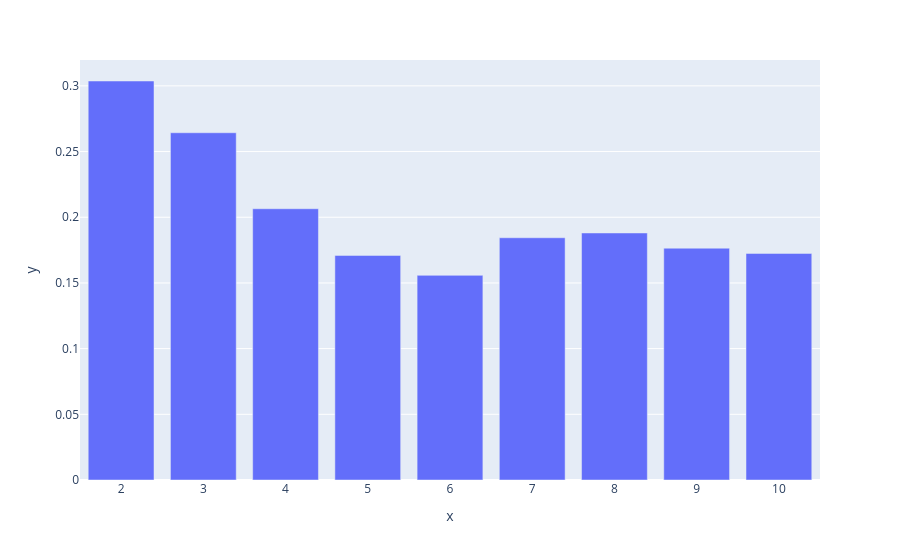

The code cell stored with this chart in its notebook:
### Code cell
# Affichage de scores en fonction du nombre de clusters
fig = px.bar(x = range(2,11), y = s_score)
fig.show()

### Figure 1 — Plotly figure (JSON) as saved in the notebook; plotly's stock layout.template omitted (floating-point values rounded to 4 significant figures)
{"data": [{"hovertemplate": "x=%{x}<br>y=%{y}<extra></extra>", "legendgroup": "", "marker": {"color": "#636efa", "pattern": {"shape": ""}}, "name": "", "orientation": "v", "showlegend": false, "textposition": "auto", "type": "bar", "x": [2, 3, 4, 5, 6, 7, 8, 9, 10], "xaxis": "x", "y": [0.3037, 0.2643, 0.2065, 0.171, 0.1558, 0.1844, 0.188, 0.1764, 0.1725], "yaxis": "y"}], "layout": {"barmode": "relative", "legend": {"tracegroupgap": 0}, "margin": {"t": 60}, "xaxis": {"anchor": "y", "domain": [0, 1], "title": {"text": "x"}}, "yaxis": {"anchor": "x", "domain": [0, 1], "title": {"text": "y"}}}}
